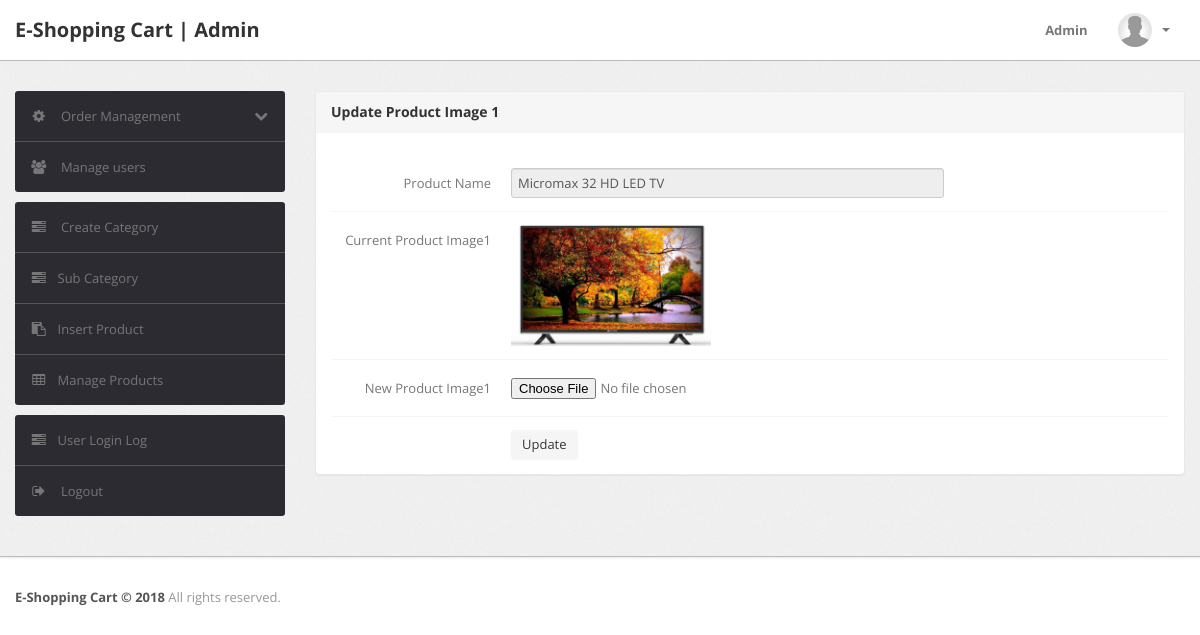
The app's page /admin/update-image1.php?id=1 (signed in) with its own data.
### tables this page shows
CREATE TABLE IF NOT EXISTS `products` (
  `id` int(11) NOT NULL AUTO_INCREMENT,
  `category` int(11) NOT NULL,
  `subCategory` int(11) NOT NULL,
  `productName` varchar(255) NOT NULL,
  `productCompany` varchar(255) NOT NULL,
  `productPrice` int(11) NOT NULL,
  `productPriceBeforeDiscount` int(11) NOT NULL,
  `productDescription` longtext NOT NULL,
  `productImage1` varchar(255) NOT NULL,
  `productImage2` varchar(255) NOT NULL,
  `productImage3` varchar(255) NOT NULL,
  `shippingCharge` int(11) NOT NULL,
  `productAvailability` varchar(255) NOT NULL,
  `postingDate` timestamp NOT NULL DEFAULT CURRENT_TIMESTAMP,
  `updationDate` varchar(255) NOT NULL,
  PRIMARY KEY (`id`)
);

### admin/update-image1.php (the view, shortened to what this page needs)
<?php
if(strlen($_SESSION['alogin'])==0)
	{
header('location:index.php');
}
else{
	$pid=intval($_GET['id']);
?>
<!DOCTYPE html>
<html lang="en">
<head>
	<link type="text/css" href="bootstrap/css/bootstrap.min.css" rel="stylesheet">
	<link type="text/css" href="bootstrap/css/bootstrap-responsive.min.css" rel="stylesheet">
	<link type="text/css" href="css/theme.css" rel="stylesheet">
	<link type="text/css" href="images/icons/css/font-awesome.css" rel="stylesheet">
</head>
<body>
<?php include('include/header.php');?>
	<div class="wrapper">
		<div class="container">
			<div class="row">
<?php include('include/sidebar.php');?>
			<div class="span9">
					<div class="content">
						<div class="module">
							<div class="module-head">
								<h3>Update Product Image 1</h3>
							</div>
							<div class="module-body">
									<br />
			<form class="form-horizontal row-fluid" name="insertproduct" method="post" enctype="multipart/form-data">
<?php
$query=mysql_query("select productName,productImage1 from products where id='$pid'");
while($row=mysql_fetch_array($query))
{
?>
<div class="control-group">
<label class="control-label" for="basicinput">Product Name</label>
<div class="controls">
<input type="text"    name="productName"  readonly value="<?php echo htmlentities($row['productName']);?>" class="span8 tip" required>
</div>
</div>
<div class="control-group">
<label class="control-label" for="basicinput">Current Product Image1</label>
<div class="controls">
<img src="productimages/<?php echo htmlentities($row['productName']);?>/<?php echo htmlentities($row['productImage1']);?>" width="200" height="100">
</div>
</div>
<div class="control-group">
<label class="control-label" for="basicinput">New Product Image1</label>
<div class="controls">
<input type="file" name="productimage1" id="productimage1" value="" class="span8 tip" required>
</div>
</div>
<?php } ?>
	<div class="control-group">
											<div class="controls">
												<button type="submit" name="submit" class="btn">Update</button>
											</div>
										</div>
									</form>
							</div>
						</div>
					</div>
				</div>
			</div>
		</div>
	</div>
<?php include('include/footer.php');?>
</body>
<?php } ?>

### admin/css/theme.css (style rules this page uses)
body { font-size: 13px; font-family: 'Open Sans', Arial, sans-serif; background: #fff; color: #777 }
h1, h2, h3, h4, h5, h6 { color: #333; margin-top: 0 }
h3 { font-size: 20px }
.wrapper { background: url(../images/bg.png) #eee; border-bottom: 1px solid #bbb; -webkit-box-shadow: 0 1px 2px rgba(0,0,0,0.1); -moz-box-shadow: 0 1px 2px rgba(0,0,0,0.1); box-shadow: 0 1px 2px rgba(0,0,0,0.1); padding: 30px 0 }
form { margin: 0 }
select, textarea, input[type="text"], input[type="password"], input[type="datetime"], input[type="datetime-local"], input[type="date"], input[type="month"], input[type="time"], input[type="week"], input[type="number"], input[type="email"], input[type="url"], input[type="search"], input[type="tel"], input[type="color"], .uneditable-input, label, input, button, select, textarea { -webkit-border-radius: 3px; -moz-border-radius: 3px; border-radius: 3px; font-size: 13px; font-family: 'Open Sans', Tahoma, Arial, sans-serif }
.module { background: #fff; -webkit-border-radius: 3px; -moz-border-radius: 3px; border-radius: 3px; border: 1px solid #ccc; border-bottom-color: #bbb; -webkit-box-shadow: 0 0 1px rgba(0,0,0,0.2); -moz-box-shadow: 0 0 1px rgba(0,0,0,0.2); box-shadow: 0 0 1px rgba(0,0,0,0.2); margin-bottom: 30px }
.form-horizontal .control-group, .form-vertical .control-group { margin-bottom: 0 }
.form-horizontal .control-group+.control-group, .form-vertical .control-group+.control-group { margin-top: 13px; padding-top: 13px; border-top: 1px solid #f5f5f5 }
.btn, .btn-box { -webkit-border-radius: 3px; -moz-border-radius: 3px; border-radius: 3px }
.btn { font-size: 13px; font-weight: 600 }
.btn { display: inline-block; margin-bottom: 0; font-weight: 400; text-align: center; vertical-align: middle; cursor: pointer; background-image: none; border: 1px solid transparent; white-space: nowrap; padding: 4px 10px; font-size: 13px; line-height: 1.42857; border-radius: 4px; -webkit-user-select: none; -moz-user-select: none; -ms-user-select: none; user-select: none }
.module { box-shadow: 0 0 3px rgba(0,0,0,.1); border-color: #e9e9e9; margin-bottom: 20px; background-color: #fff; border-radius: 4px; -webkit-box-shadow: 0 1px 1px rgba(0,0,0,.05); box-shadow: 0 1px 1px rgba(0,0,0,.05); }
.module-head { color: #767676; background-color: #f6f6f6; border-color: #e9e9e9; padding: 10px 15px; border-bottom: 1px solid transparent; border-top-right-radius: 3px; border-top-left-radius: 3px; }
.module-head h3 { font-size: 14px; line-height: 20px; height: 20px; margin: 0 }
.module-body { padding: 15px }

### records on screen
products: productName "Micromax 32 HD LED TV", productName+productImage1 (picture)
